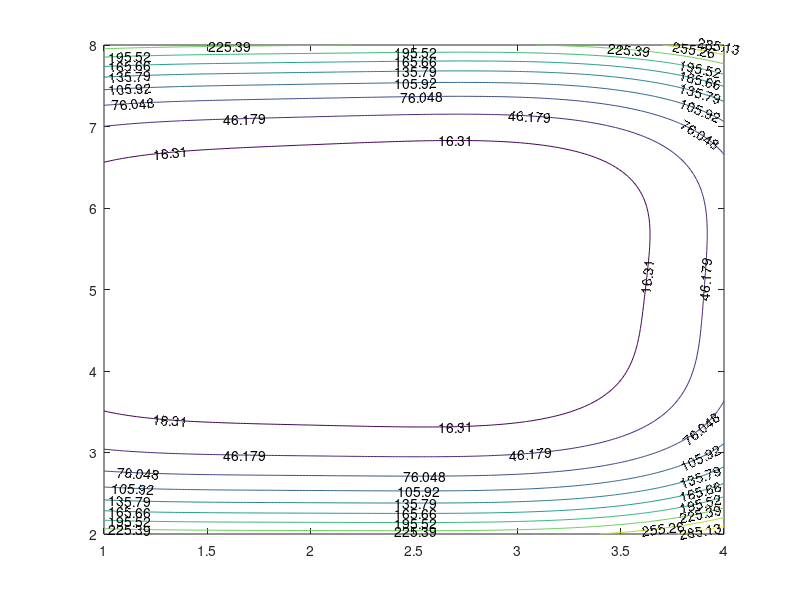

This chart was generated by the following MATLAB code:
close all; clear all; clc;

num_interval = 200;
x1_interval = 0.1;
x2_interval = 0.1;

[x1,x2] = meshgrid(1:(4 - 1)/num_interval:4, 2:(8 - 2)/num_interval:8);
z = 5*(x1 - 2).^4 + 3*(x2 - 5).^4 - x1.*x2;
figure(1)
[C, h] = contour(x1, x2, z);
clabel(C, h)
f = @(x) 5*(x(1) - 2).^4 + 3*(x(2) - 5).^4 - x(1).*x(2);
% x0 = [10 1]';
% [x, fval] = fminunc(f, x0)
% hold on 
% plot(x(1), x(2), 'r*')
% hold off
